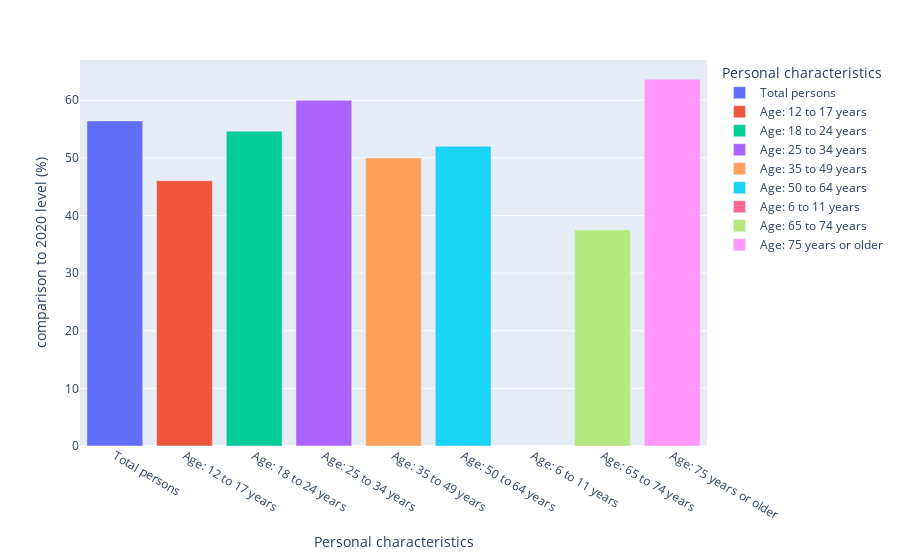

Notebook source saved alongside this figure:
### Markdown cell above
In the above graphs we compare 2020 levels (during pandemic) to pre-covid levels.  
    
It is noticeable that gaps between the total persons category and other categories are not as big as when analyzing the levels after the pandemic. 
Thus, maybe age played a more important role in how different groups resumed or changed their use of public transport after the pandemic, rather than having a huge influence on how different groups beahved during the pandemic itself.  
Besides, since younger groups have known a less significant drop (relative to their pre-covid levels) during the pandemic, it was easier for their public transport participation to recover after covid.

### Code cell
# Creation of a graph showing the
# difference between 2022 and 2020 levels relative to the 2020 level
px.bar(data_frame = df_age2[(df_age2['Topic'] == 2022)], x='Personal characteristics',
        y='comparison to 2020 level (%)', color='Personal characteristics',
        title = 'Comparison of 2022 public transport participation to the 2020 levels (%)')

### Figure 1 — Plotly figure (JSON) as saved in the notebook; plotly's stock layout.template omitted (floating-point values rounded to 4 significant figures)
{"data": [{"alignmentgroup": "True", "hovertemplate": "Personal characteristics=%{x}<br>comparison to 2020 level (%)=%{y}<extra></extra>", "legendgroup": "Total persons", "marker": {"color": "#636efa", "pattern": {"shape": ""}}, "name": "Total persons", "offsetgroup": "Total persons", "orientation": "v", "showlegend": true, "textposition": "auto", "type": "bar", "x": ["Total persons"], "xaxis": "x", "y": [56.41], "yaxis": "y"}, {"alignmentgroup": "True", "hovertemplate": "Personal characteristics=%{x}<br>comparison to 2020 level (%)=%{y}<extra></extra>", "legendgroup": "Age: 12 to 17 years", "marker": {"color": "#EF553B", "pattern": {"shape": ""}}, "name": "Age: 12 to 17 years", "offsetgroup": "Age: 12 to 17 years", "orientation": "v", "showlegend": true, "textposition": "auto", "type": "bar", "x": ["Age: 12 to 17 years"], "xaxis": "x", "y": [46.03], "yaxis": "y"}, {"alignmentgroup": "True", "hovertemplate": "Personal characteristics=%{x}<br>comparison to 2020 level (%)=%{y}<extra></extra>", "legendgroup": "Age: 18 to 24 years", "marker": {"color": "#00cc96", "pattern": {"shape": ""}}, "name": "Age: 18 to 24 years", "offsetgroup": "Age: 18 to 24 years", "orientation": "v", "showlegend": true, "textposition": "auto", "type": "bar", "x": ["Age: 18 to 24 years"], "xaxis": "x", "y": [54.62], "yaxis": "y"}, {"alignmentgroup": "True", "hovertemplate": "Personal characteristics=%{x}<br>comparison to 2020 level (%)=%{y}<extra></extra>", "legendgroup": "Age: 25 to 34 years", "marker": {"color": "#ab63fa", "pattern": {"shape": ""}}, "name": "Age: 25 to 34 years", "offsetgroup": "Age: 25 to 34 years", "orientation": "v", "showlegend": true, "textposition": "auto", "type": "bar", "x": ["Age: 25 to 34 years"], "xaxis": "x", "y": [60], "yaxis": "y"}, {"alignmentgroup": "True", "hovertemplate": "Personal characteristics=%{x}<br>comparison to 2020 level (%)=%{y}<extra></extra>", "legendgroup": "Age: 35 to 49 years", "marker": {"color": "#FFA15A", "pattern": {"shape": ""}}, "name": "Age: 35 to 49 years", "offsetgroup": "Age: 35 to 49 years", "orientation": "v", "showlegend": true, "textposition": "auto", "type": "bar", "x": ["Age: 35 to 49 years"], "xaxis": "x", "y": [50.0], "yaxis": "y"}, {"alignmentgroup": "True", "hovertemplate": "Personal characteristics=%{x}<br>comparison to 2020 level (%)=%{y}<extra></extra>", "legendgroup": "Age: 50 to 64 years", "marker": {"color": "#19d3f3", "pattern": {"shape": ""}}, "name": "Age: 50 to 64 years", "offsetgroup": "Age: 50 to 64 years", "orientation": "v", "showlegend": true, "textposition": "auto", "type": "bar", "x": ["Age: 50 to 64 years"], "xaxis": "x", "y": [52.0], "yaxis": "y"}, {"alignmentgroup": "True", "hovertemplate": "Personal characteristics=%{x}<br>comparison to 2020 level (%)=%{y}<extra></extra>", "legendgroup": "Age: 6 to 11 years", "marker": {"color": "#FF6692", "pattern": {"shape": ""}}, "name": "Age: 6 to 11 years", "offsetgroup": "Age: 6 to 11 years", "orientation": "v", "showlegend": true, "textposition": "auto", "type": "bar", "x": ["Age: 6 to 11 years"], "xaxis": "x", "y": [null], "yaxis": "y"}, {"alignmentgroup": "True", "hovertemplate": "Personal characteristics=%{x}<br>comparison to 2020 level (%)=%{y}<extra></extra>", "legendgroup": "Age: 65 to 74 years", "marker": {"color": "#B6E880", "pattern": {"shape": ""}}, "name": "Age: 65 to 74 years", "offsetgroup": "Age: 65 to 74 years", "orientation": "v", "showlegend": true, "textposition": "auto", "type": "bar", "x": ["Age: 65 to 74 years"], "xaxis": "x", "y": [37.5], "yaxis": "y"}, {"alignmentgroup": "True", "hovertemplate": "Personal characteristics=%{x}<br>comparison to 2020 level (%)=%{y}<extra></extra>", "legendgroup": "Age: 75 years or older", "marker": {"color": "#FF97FF", "pattern": {"shape": ""}}, "name": "Age: 75 years or older", "offsetgroup": "Age: 75 years or older", "orientation": "v", "showlegend": true, "textposition": "auto", "type": "bar", "x": ["Age: 75 years or older"], "xaxis": "x", "y": [63.64], "yaxis": "y"}], "layout": {"barmode": "relative", "legend": {"title": {"text": "Personal characteristics"}, "tracegroupgap": 0}, "margin": {"t": 60}, "xaxis": {"anchor": "y", "categoryarray": ["Total persons", "Age: 12 to 17 years", "Age: 18 to 24 years", "Age: 25 to 34 years", "Age: 35 to 49 years", "Age: 50 to 64 years", "Age: 6 to 11 years", "Age: 65 to 74 years", "Age: 75 years or older"], "categoryorder": "array", "domain": [0, 1], "title": {"text": "Personal characteristics"}}, "yaxis": {"anchor": "x", "domain": [0, 1], "title": {"text": "comparison to 2020 level (%)"}}}}
